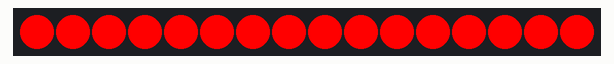
Recording of a program running on a simulated MicroPython board. On the bench: 16 RGB LEDs in strip order, left to right.

Above: at 0.1 s.
At 40.1 s:
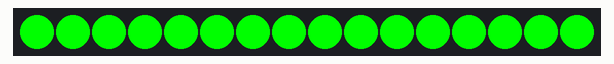
At 50.1 s:
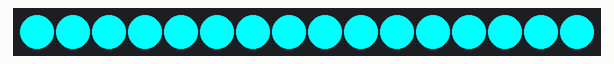
At 60.1 s:
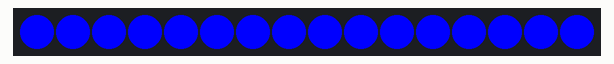
At 80.1 s:
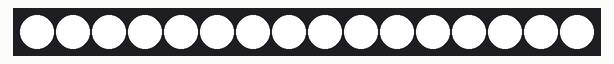
At 120.1 s:
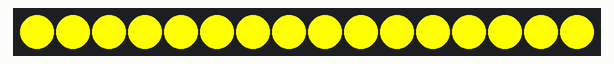

The program:

main.py
```python
import machine
import neopixel
import time

# MicroPython Code for Lamp Base Replacement
# NeoPixel Data Pin
PIXEL_PIN = 5
# Number of NeoPixels in Ring or Strip
NUM_PIXELS = 16

# Setup pin and NeoPixel object
pin = machine.Pin(PIXEL_PIN, machine.Pin.OUT)
np = neopixel.NeoPixel(pin, NUM_PIXELS)

# Example color vars
RED=(255, 0, 0)
GREEN=(0, 255, 0)
BLUE=(0, 0, 255)
YELLOW=(255, 255, 0)
CYAN=(0, 255, 255)
PURPLE=(255, 0, 255)
WHITE=(255, 255, 255)
ORANGE=(255, 127, 0)
AMBER=(255, 191, 51)
OFF=(0, 0, 0)


def set_color(color=WHITE):
    """
    set_color(color)
    color: Can be a predefined var or a tuple with the color code
    """
    np.fill(color)
    np.write()


# Main loop for cycling colors every 10 seconds. For a Single color,
# remove and just set_color(TheColorValue)
while True:

    for x in [RED, ORANGE, AMBER, YELLOW, GREEN, CYAN, BLUE, PURPLE, WHITE]:
        set_color(x)
        time.sleep(10)
    
```

Measured:
- what the display in image 1 shows lasts 10.0 s, from 40.0 s to 50.0 s
